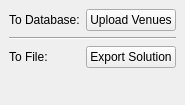
<?xml version="1.0" encoding="UTF-8"?>
<ui version="4.0">
    <class>Export</class>
    <widget class="QDockWidget" name="Export">
        <property name="geometry">
            <rect>
                <x>0</x>
                <y>0</y>
                <width>179</width>
                <height>105</height>
            </rect>
        </property>
        <property name="sizePolicy">
            <sizepolicy hsizetype="MinimumExpanding" vsizetype="MinimumExpanding">
                <horstretch>0</horstretch>
                <verstretch>0</verstretch>
            </sizepolicy>
        </property>
        <property name="windowTitle">
            <string>Export</string>
        </property>
        <widget class="QWidget" name="dockWidgetContents">
            <property name="sizePolicy">
                <sizepolicy hsizetype="MinimumExpanding" vsizetype="MinimumExpanding">
                    <horstretch>0</horstretch>
                    <verstretch>0</verstretch>
                </sizepolicy>
            </property>
            <layout class="QFormLayout" name="formLayout">
                <item row="0" column="0">
                    <widget class="QLabel" name="label_2">
                        <property name="text">
                            <string>To Database:</string>
                        </property>
                    </widget>
                </item>
                <item row="0" column="1">
                    <widget class="QPushButton" name="upload_button">
                        <property name="sizePolicy">
                            <sizepolicy hsizetype="Minimum" vsizetype="Fixed">
                                <horstretch>0</horstretch>
                                <verstretch>0</verstretch>
                            </sizepolicy>
                        </property>
                        <property name="text">
                            <string>Upload Venues</string>
                        </property>
                    </widget>
                </item>

                <item row="1" column="1" colspan="2">
                    <widget class="Line" name="line">
                        <property name="orientation">
                            <enum>Qt::Horizontal</enum>
                        </property>
                    </widget>
                </item>
                <item row="2" column="0">
                    <widget class="QLabel" name="label">
                        <property name="text">
                            <string>To File:</string>
                        </property>
                    </widget>
                </item>
                <item row="2" column="1">
                    <widget class="QPushButton" name="export_button">
                        <property name="text">
                            <string>Export Solution</string>
                        </property>
                    </widget>
                </item>

            </layout>
        </widget>
    </widget>
    <resources/>
    <connections/>
</ui>
